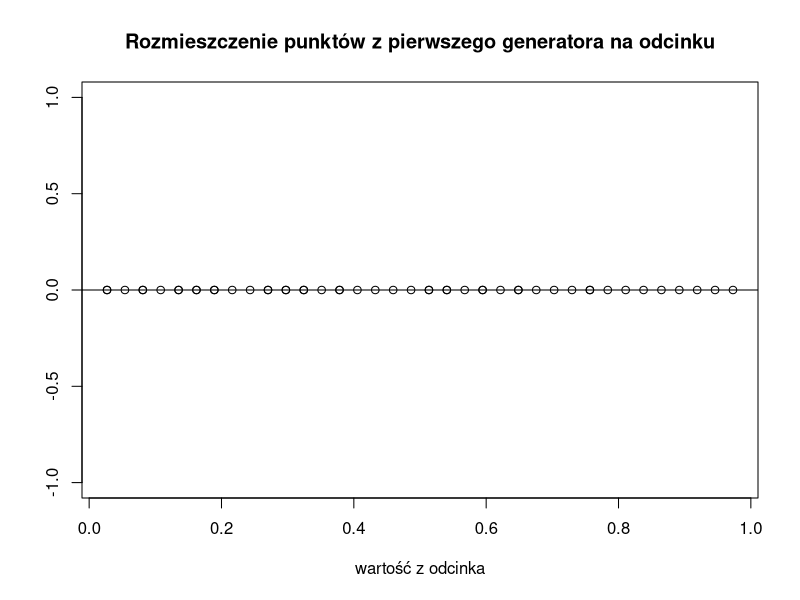
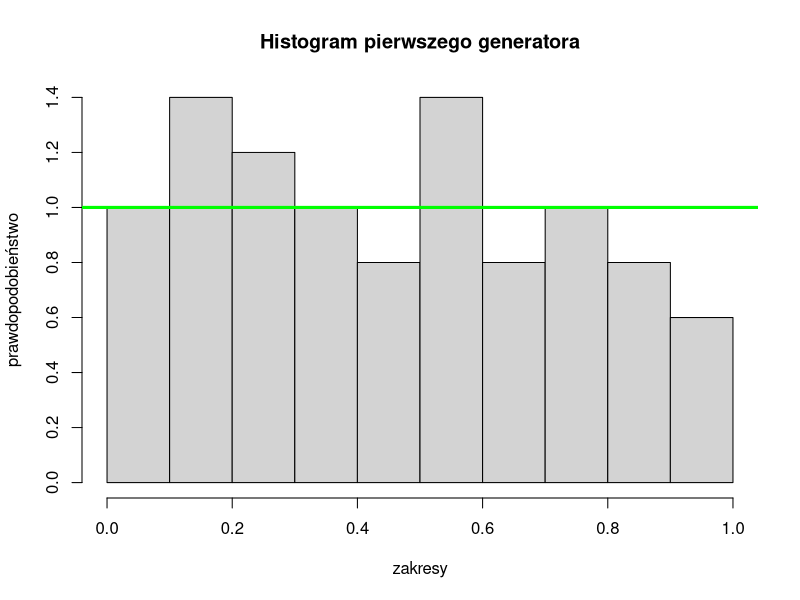
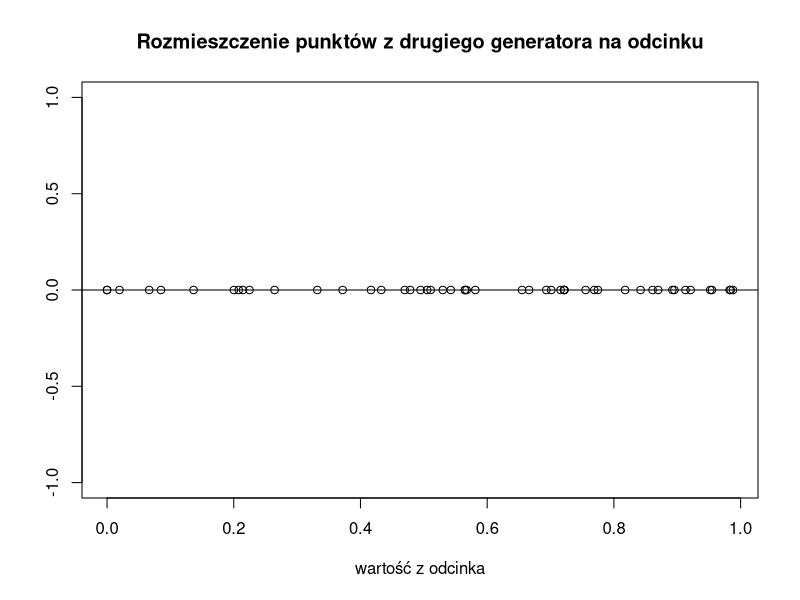
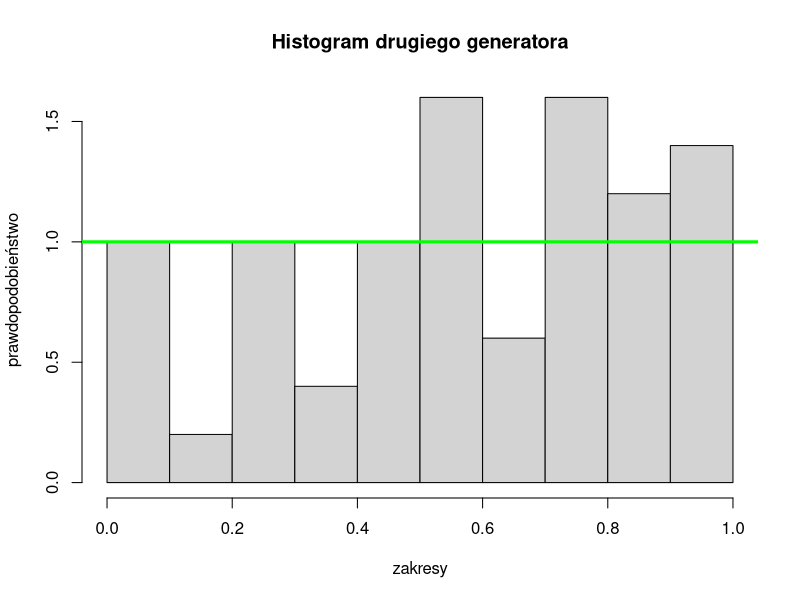
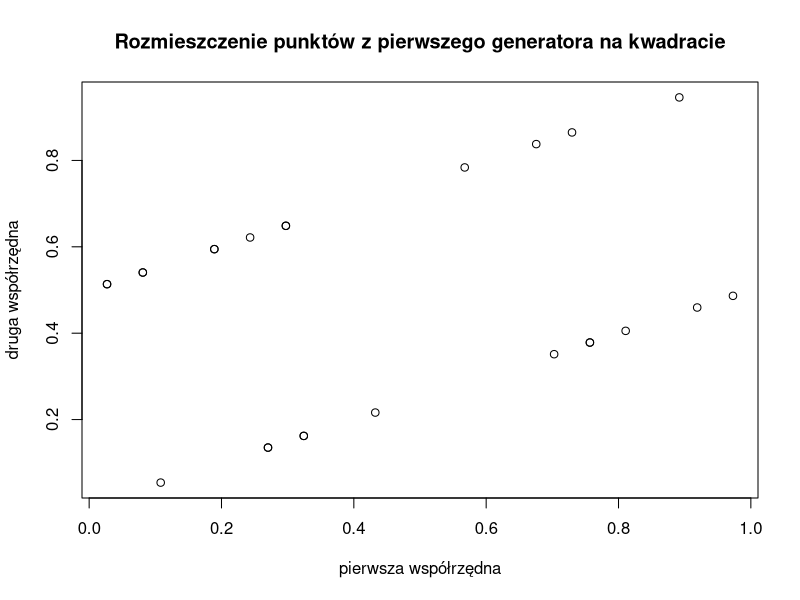
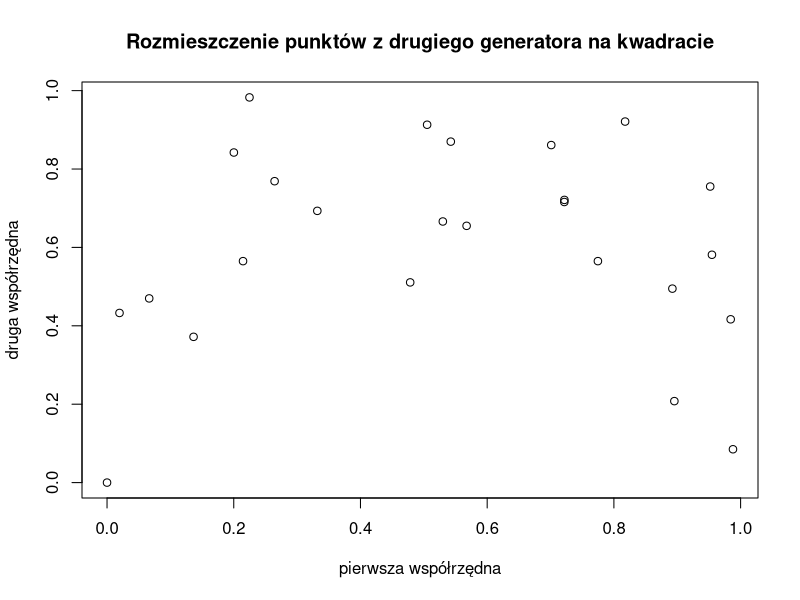
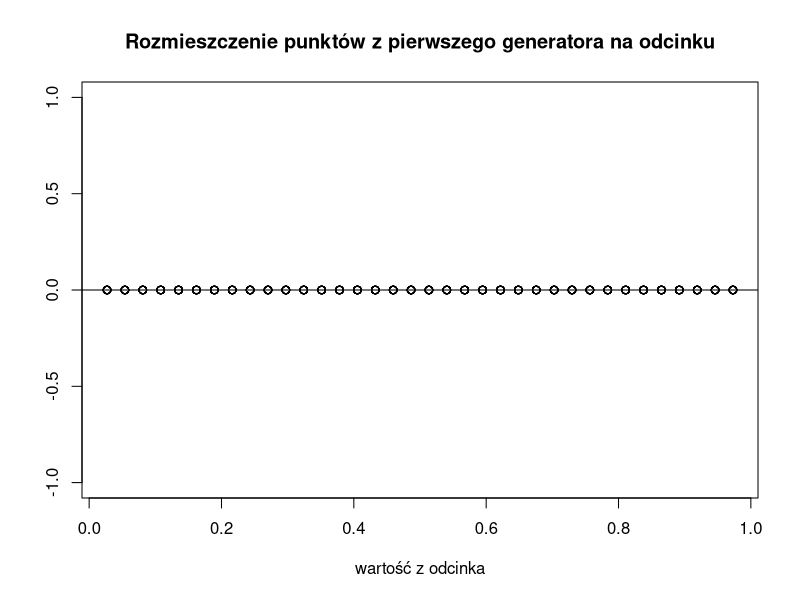
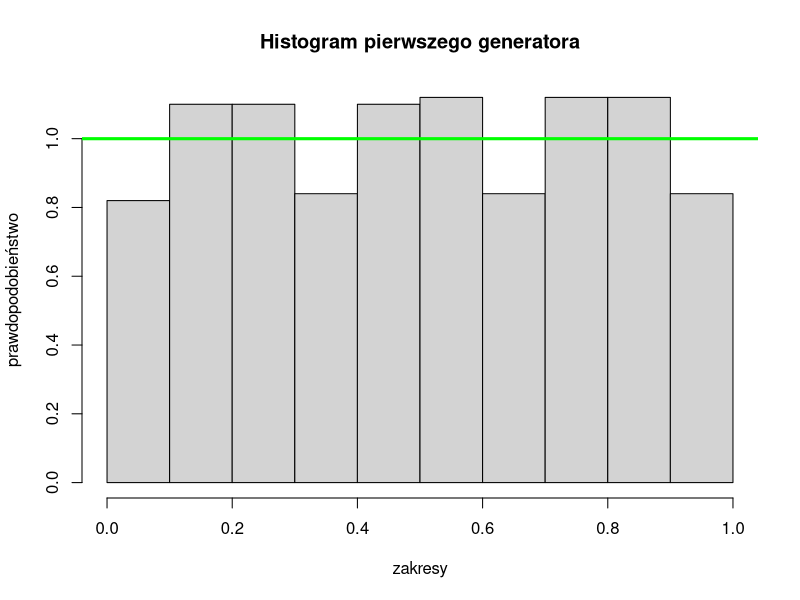

R code for these plots, in order:
# generator function

generate <- function(a, m, no_values) {
	values = c(1)
	next_value = a %% m
	for (i in 2:no_values) {
		values <- c(values, next_value)
		next_value = (a * next_value) %% m
	}
	return(values / m)
}

# first generator

for (no_repeats in c(50, 500, 1000)) {
	m <- 37
	a <- 19
	no_values1 <- no_repeats
	random_values1 <- generate(a, m, no_values1)
	print(random_values1) # period of the first generated is equal to 36

	# second generator

	m <- 2^31 - 1
	a <- 39373
	no_values2 <- no_repeats
	random_values2 <- generate(a, m, no_values2)
	print(random_values2)

	# plotting the numbers on the number line and drawing the frequency histogram

	png(paste("generator1line_", no_repeats, ".png", sep = ""))
	plot(random_values1, rep(0, no_values1), main = "Rozmieszczenie punktów z pierwszego generatora na odcinku", xlab = "wartość z odcinka", ylab = "")
	abline(h = 0)
	dev.off()

	png(paste("generator1hist_", no_repeats, ".png", sep = ""))
	hist(random_values1, breaks = 10, probability = TRUE, main = "Histogram pierwszego generatora", xlab = "zakresy", ylab = "prawdopodobieństwo")
	abline(h = 1, col = "green", lwd = 3)
	dev.off()

	png(paste("generator2line_", no_repeats, ".png", sep = ""))
	plot(random_values2, rep(0, no_values2), main = "Rozmieszczenie punktów z drugiego generatora na odcinku", xlab = "wartość z odcinka", ylab = "")
	abline(h = 0)
	dev.off()

	png(paste("generator2hist_", no_repeats, ".png", sep = ""))
	hist(random_values2, breaks = 10, probability = TRUE, main = "Histogram drugiego generatora", xlab = "zakresy", ylab = "prawdopodobieństwo")
	abline(h = 1, col = "green", lwd = 3)
	dev.off()

	# plotting the number pairs from one generator on the square to visualise dependency

	png(paste("dependent1_", no_repeats, ".png", sep = ""))
	plot(random_values1[2 * 1:(no_values1 / 2) - 1], random_values1[2 * 1:(no_values1 / 2)], main = "Rozmieszczenie punktów z pierwszego generatora na kwadracie", xlab = "pierwsza współrzędna", ylab = "druga współrzędna")
	dev.off()

	png(paste("dependent2_", no_repeats, ".png", sep = ""))
	plot(random_values2[2 * 1:(no_values2 / 2) - 1], random_values2[2 * 1:(no_values2 / 2)], main = "Rozmieszczenie punktów z drugiego generatora na kwadracie", xlab = "pierwsza współrzędna", ylab = "druga współrzędna")
	dev.off()

	# plotting the number pairs from two used generators

	#png(paste("independent_", no_repeats, ".png", sep = ""))
	#plot(random_values1, random_values2)
	#dev.off()
}
